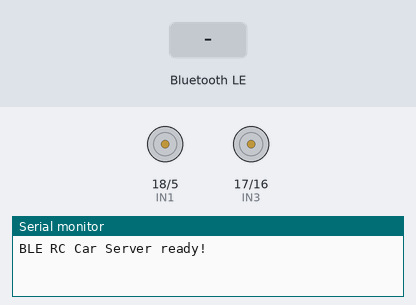
A sketch run on a simulated ESP32. On the bench: motor-driver pin pairs drawn as motors (green arrow = first pin HIGH = forward, orange = second pin HIGH = backward, longer = more drive, scaled by the enable pin), the last lines printed to the serial monitor. The test bench sets the inputs (shaded band). Nothing arrives over Bluetooth unless stated; a phone connects over Bluetooth LE 3 s after start.

Above: at 1.2 s.
1.3 s: Bluetooth LE write "Forward" received
At 2.0 s:
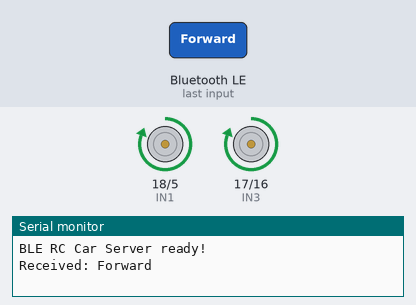
2.8 s: Bluetooth LE write "Reverse" received
At 3.2 s:
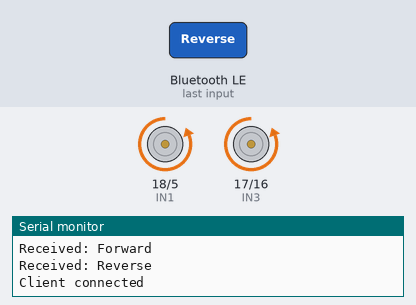
4.3 s: Bluetooth LE write "Left" received
At 5.5 s:
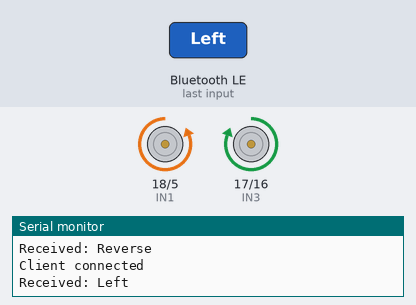
5.8 s: Bluetooth LE write "Right" received
At 6.6 s:
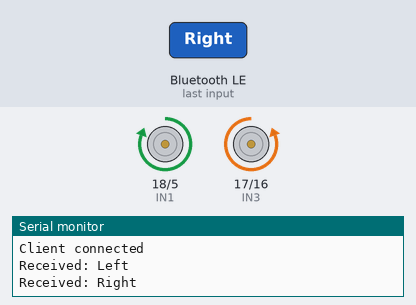
Timing chart, 0 to 8.3 s (numbered marks = the images above; inputs shaded):
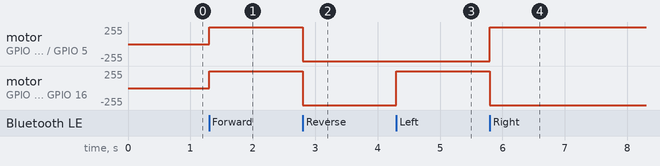

The sketch:

receiver.ino
```cpp
#include <BLEDevice.h>
#include <BLEServer.h>
#include <BLEUtils.h>
#include <BLE2902.h>
#include "soc/soc.h"         // Disable brownout detector
#include "soc/rtc_cntl_reg.h"

// ---------- Motor Pin Definitions ----------
#define ENA 19  // Left motor enable
#define IN1 18
#define IN2 5
#define IN3 17
#define IN4 16
#define ENB 4   // Right motor enable

// ---------- BLE ----------
BLECharacteristic *pCharacteristic;
bool deviceConnected = false;

// ---------- Motor Control Functions ----------
void moveForward() {
    digitalWrite(IN1, HIGH);
    digitalWrite(IN2, LOW);
    digitalWrite(IN3, HIGH);
    digitalWrite(IN4, LOW);
    digitalWrite(ENA, HIGH);
    digitalWrite(ENB, HIGH);
}

void moveBackward() {
    digitalWrite(IN1, LOW);
    digitalWrite(IN2, HIGH);
    digitalWrite(IN3, LOW);
    digitalWrite(IN4, HIGH);
    digitalWrite(ENA, HIGH);
    digitalWrite(ENB, HIGH);
}

void turnLeft() {
    digitalWrite(IN1, LOW);
    digitalWrite(IN2, HIGH);
    digitalWrite(IN3, HIGH);
    digitalWrite(IN4, LOW);
    digitalWrite(ENA, HIGH);
    digitalWrite(ENB, HIGH);
}

void turnRight() {
    digitalWrite(IN1, HIGH);
    digitalWrite(IN2, LOW);
    digitalWrite(IN3, LOW);
    digitalWrite(IN4, HIGH);
    digitalWrite(ENA, HIGH);
    digitalWrite(ENB, HIGH);
}

void stopMotors() {
    digitalWrite(IN1, LOW);
    digitalWrite(IN2, LOW);
    digitalWrite(IN3, LOW);
    digitalWrite(IN4, LOW);
    digitalWrite(ENA, LOW);
    digitalWrite(ENB, LOW);
}

// ---------- BLE Callbacks ----------
class MyServerCallbacks : public BLEServerCallbacks {
    void onConnect(BLEServer* pServer) {
        deviceConnected = true;
        Serial.println("Client connected");
    }

    void onDisconnect(BLEServer* pServer) {
        deviceConnected = false;
        stopMotors();
        Serial.println("Client disconnected");
    }
};

class MyCallbacks : public BLECharacteristicCallbacks {
    void onWrite(BLECharacteristic *pChar) {
        String value = pChar->getValue();
        Serial.print("Received: ");
        Serial.println(value);

        if (value == "Forward") moveForward();
        else if (value == "Reverse") moveBackward();
        else if (value == "Left") turnLeft();
        else if (value == "Right") turnRight();
        else if (value == "Stop") stopMotors();
    }
};

// ---------- Setup ----------
void setup() {
    // Disable brownout detector
    WRITE_PERI_REG(RTC_CNTL_BROWN_OUT_REG, 0);

    Serial.begin(115200);

    // Motor pins
    pinMode(IN1, OUTPUT);
    pinMode(IN2, OUTPUT);
    pinMode(IN3, OUTPUT);
    pinMode(IN4, OUTPUT);
    pinMode(ENA, OUTPUT);
    pinMode(ENB, OUTPUT);

    stopMotors();

    // BLE setup
    BLEDevice::init("ESP32_RC_Car");  // Name of BLE server
    BLEServer *pServer = BLEDevice::createServer();
    pServer->setCallbacks(new MyServerCallbacks());

    BLEService *pService = pServer->createService(BLEUUID((uint16_t)0x181C));
    pCharacteristic = pService->createCharacteristic(
                          BLEUUID((uint16_t)0x2A56),
                          BLECharacteristic::PROPERTY_WRITE
                      );
    pCharacteristic->setCallbacks(new MyCallbacks());
    pService->start();

    BLEAdvertising *pAdvertising = BLEDevice::getAdvertising();
    pAdvertising->start();
    Serial.println("BLE RC Car Server ready!");
}

// ---------- Loop ----------
void loop() {
    // Nothing needed; BLE callback handles motor control
}
```

Measured:
- after the input at 1.3 s, motor on GPIO 18 (IN1) / GPIO 5 (IN2), motor on GPIO 17 (IN3) / GPIO 16 (IN4): stopped → forward 255/255 at once
- after the input at 2.8 s, motor on GPIO 18 (IN1) / GPIO 5 (IN2), motor on GPIO 17 (IN3) / GPIO 16 (IN4): forward 255/255 → backward 255/255 at once
- after the input at 4.3 s, motor on GPIO 17 (IN3) / GPIO 16 (IN4): backward 255/255 → forward 255/255 at once
- after the input at 5.8 s, motor on GPIO 18 (IN1) / GPIO 5 (IN2): backward 255/255 → forward 255/255 at once; motor on GPIO 17 (IN3) / GPIO 16 (IN4): forward 255/255 → backward 255/255 at once
